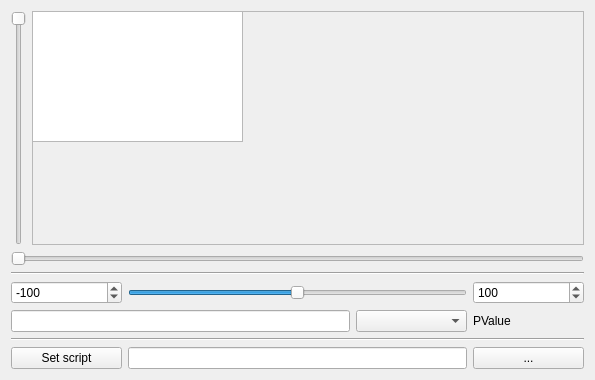
<ui version="4.0" >
 <class>ScriptForm</class>
 <widget class="QWidget" name="ScriptForm" >
  <property name="geometry" >
   <rect>
    <x>0</x>
    <y>0</y>
    <width>595</width>
    <height>380</height>
   </rect>
  </property>
  <property name="windowTitle" >
   <string>Form</string>
  </property>
  <layout class="QGridLayout" >
   <item row="0" column="0" colspan="5" >
    <layout class="QGridLayout" >
     <item row="0" column="0" >
      <widget class="QSlider" name="verticalSlider" >
       <property name="orientation" >
        <enum>Qt::Vertical</enum>
       </property>
       <property name="invertedAppearance" >
        <bool>true</bool>
       </property>
       <property name="invertedControls" >
        <bool>false</bool>
       </property>
      </widget>
     </item>
     <item row="0" column="1" >
      <widget class="QFrame" name="frame" >
       <property name="frameShape" >
        <enum>QFrame::StyledPanel</enum>
       </property>
       <property name="frameShadow" >
        <enum>QFrame::Raised</enum>
       </property>
       <widget class="ScriptWidget" name="scriptWidget" >
        <property name="geometry" >
         <rect>
          <x>0</x>
          <y>0</y>
          <width>211</width>
          <height>131</height>
         </rect>
        </property>
        <property name="sizePolicy" >
         <sizepolicy vsizetype="Fixed" hsizetype="Fixed" >
          <horstretch>0</horstretch>
          <verstretch>0</verstretch>
         </sizepolicy>
        </property>
        <property name="toolTip" >
         <string/>
        </property>
        <property name="whatsThis" >
         <string/>
        </property>
        <property name="interactive" >
         <bool>false</bool>
        </property>
        <property name="sceneRect" >
         <rectf>
          <x>0.000000000000000</x>
          <y>0.000000000000000</y>
          <width>0.000000000000000</width>
          <height>0.000000000000000</height>
         </rectf>
        </property>
        <property name="renderHints" >
         <set>QPainter::Antialiasing|QPainter::HighQualityAntialiasing|QPainter::SmoothPixmapTransform|QPainter::TextAntialiasing</set>
        </property>
        <property name="cacheMode" >
         <set>QGraphicsView::CacheBackground</set>
        </property>
       </widget>
      </widget>
     </item>
     <item row="1" column="0" colspan="2" >
      <widget class="QSlider" name="horizontalSlider" >
       <property name="orientation" >
        <enum>Qt::Horizontal</enum>
       </property>
      </widget>
     </item>
    </layout>
   </item>
   <item row="1" column="0" colspan="5" >
    <widget class="Line" name="line" >
     <property name="orientation" >
      <enum>Qt::Horizontal</enum>
     </property>
    </widget>
   </item>
   <item row="2" column="0" >
    <widget class="QSpinBox" name="minSpinBox" >
     <property name="minimum" >
      <number>-100000000</number>
     </property>
     <property name="maximum" >
      <number>100000000</number>
     </property>
     <property name="value" >
      <number>-100</number>
     </property>
    </widget>
   </item>
   <item row="2" column="1" colspan="3" >
    <widget class="QSlider" name="valueSlider" >
     <property name="minimum" >
      <number>-100</number>
     </property>
     <property name="maximum" >
      <number>100</number>
     </property>
     <property name="orientation" >
      <enum>Qt::Horizontal</enum>
     </property>
    </widget>
   </item>
   <item row="2" column="4" >
    <widget class="QSpinBox" name="maxSpinBox" >
     <property name="minimum" >
      <number>-100000000</number>
     </property>
     <property name="maximum" >
      <number>100000000</number>
     </property>
     <property name="value" >
      <number>100</number>
     </property>
    </widget>
   </item>
   <item row="3" column="0" colspan="3" >
    <widget class="QLineEdit" name="lineEdit" />
   </item>
   <item row="3" column="3" >
    <widget class="QComboBox" name="PCombo" />
   </item>
   <item row="4" column="0" colspan="5" >
    <widget class="Line" name="line_2" >
     <property name="orientation" >
      <enum>Qt::Horizontal</enum>
     </property>
    </widget>
   </item>
   <item row="5" column="0" >
    <widget class="QPushButton" name="setButton" >
     <property name="text" >
      <string>Set script</string>
     </property>
    </widget>
   </item>
   <item row="5" column="1" colspan="3" >
    <widget class="QLineEdit" name="fileEdit" />
   </item>
   <item row="5" column="4" >
    <widget class="QPushButton" name="fileButton" >
     <property name="text" >
      <string>...</string>
     </property>
    </widget>
   </item>
   <item row="3" column="4" >
    <widget class="QLabel" name="PLabel" >
     <property name="text" >
      <string>PValue</string>
     </property>
    </widget>
   </item>
  </layout>
 </widget>
 <customwidgets>
  <customwidget>
   <class>ScriptWidget</class>
   <extends>QGraphicsView</extends>
   <header>analogwidgets/scriptwidget.h</header>
  </customwidget>
 </customwidgets>
 <resources/>
 <connections>
  <connection>
   <sender>valueSlider</sender>
   <signal>valueChanged(int)</signal>
   <receiver>scriptWidget</receiver>
   <slot>setPValue(int)</slot>
   <hints>
    <hint type="sourcelabel" >
     <x>301</x>
     <y>276</y>
    </hint>
    <hint type="destinationlabel" >
     <x>230</x>
     <y>59</y>
    </hint>
   </hints>
  </connection>
  <connection>
   <sender>lineEdit</sender>
   <signal>textEdited(QString)</signal>
   <receiver>scriptWidget</receiver>
   <slot>setPValue(QString)</slot>
   <hints>
    <hint type="sourcelabel" >
     <x>115</x>
     <y>315</y>
    </hint>
    <hint type="destinationlabel" >
     <x>118</x>
     <y>110</y>
    </hint>
   </hints>
  </connection>
  <connection>
   <sender>PCombo</sender>
   <signal>currentIndexChanged(QString)</signal>
   <receiver>scriptWidget</receiver>
   <slot>setPName(QString)</slot>
   <hints>
    <hint type="sourcelabel" >
     <x>434</x>
     <y>307</y>
    </hint>
    <hint type="destinationlabel" >
     <x>200</x>
     <y>83</y>
    </hint>
   </hints>
  </connection>
 </connections>
</ui>
